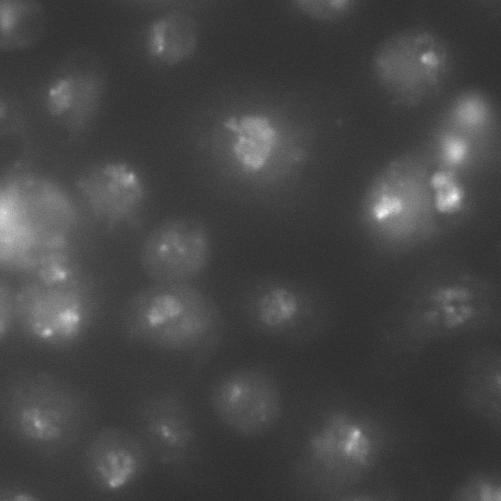
%> input picture IPI/codigo segmentação/codigo/im3.jpg, 501 x 501 px
$ octave ex4_watershed.m   (GNU Octave 9; MATLAB toolbox functions it lacks are replaced by stand-ins)
%> lines starting %> are read from the running program, lines starting %| are printed output that depends on the picture; in (x1, y1, x2, y2) boxes, pixels count from 0 and x2, y2 are one past the last pixel; in counts of white or black regions, pixels touching at a corner belong together; the program's own positions count from 1
### IPI/codigo segmentação/codigo/imoverlay.m
function out = imoverlay(in, mask, color)
%IMOVERLAY Create a mask-based image overlay.
%   OUT = IMOVERLAY(IN, MASK, COLOR) takes an input image, IN, and a binary
%   image, MASK, and produces an output image whose pixels in the MASK
%   locations have the specified COLOR.
%
%   IN should be a grayscale or an RGB image of class uint8, uint16, int16,
%   logical, double, or single.  If IN is double or single, it should be in
%   the range [0, 1].  If it is not in that range, you might want to use
%   mat2gray to scale it into that range.
%
%   MASK should be a two-dimensional logical matrix.
%
%   COLOR should be a 1-by-3 vector of values in the range [0, 1].  [0 0 0]
%   is black, and [1 1 1] is white.
%
%   OUT is a uint8 RGB image.
%
%   Examples
%   --------
%   Overlay edge detection result in green over the original image.
%
%       I = imread('cameraman.tif');
%       bw = edge(I, 'canny');
%       rgb = imoverlay(I, bw, [0 1 0]);
%       imshow(rgb)
%
%   Treating the output of peaks as an image, overlay the values greater than
%   7 in red.  The output of peaks is not in the usual grayscale image range
%   of [0, 1], so use mat2gray to scale it.
%
%       I = peaks;
%       mask = I > 7;
%       rgb = imoverlay(mat2gray(I), mask, [1 0 0]);
%       imshow(rgb, 'InitialMagnification', 'fit')

%   Steven L. Eddins, The MathWorks, Inc.
%   $Revision: 1.2 $  $Date: 2007/08/15 13:18:08 $

% If the user doesn't specify the color, use white.
DEFAULT_COLOR = [1 1 1];
if nargin < 3
    color = DEFAULT_COLOR;
end

% Make the uint8 the working data class.  The output is also uint8.
in_uint8 = im2uint8(in);
color_uint8 = im2uint8(color);

% Initialize the red, green, and blue output channels.
if ndims(in_uint8) == 2
    % Input is grayscale.  Initialize all output channels the same.
    out_red   = in_uint8;
    out_green = in_uint8;
    out_blue  = in_uint8;
else
    % Input is RGB truecolor.
    out_red   = in_uint8(:,:,1);
    out_green = in_uint8(:,:,2);
    out_blue  = in_uint8(:,:,3);
end

% Replace output channel values in the mask locations with the appropriate
% color value.
out_red(mask)   = color_uint8(1);
out_green(mask) = color_uint8(2);
out_blue(mask)  = color_uint8(3);

% Form an RGB truecolor image by concatenating the channel matrices along
% the third dimension.
out = cat(3, out_red, out_green, out_blue);

### IPI/codigo segmentação/codigo/ex4_watershed.m
I = imread('im3.jpg');
%> I is the input picture: size 501x501 uint8; min 42, max 247, mean 69.4
imshow(I);
title('original');
pause;

I_eq = adapthisteq(I);
figure;
imshow(I_eq);
title('adaptar histograma');
pause;

%binarizar por limiar
bw = im2bw(I_eq, graythresh(I_eq));
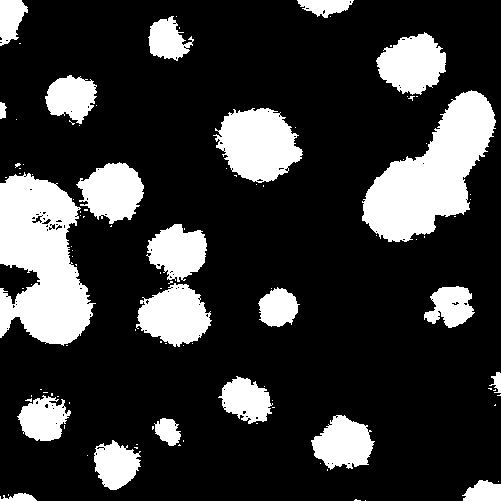
%> bw: size 501x501 logical; 21.1% white; 104 white regions (82 under 20 px), largest, box (x1, y1, x2, y2) and area: (0, 172, 96, 346) 11023, (362, 90, 496, 242) 10154, (213, 108, 303, 183) 4571
figure;
imshow(bw);
title('binarizar por limiar');
pause;

%limpar a imagem, e achar os perimetros (seria um segmenta玢o possivel)
bw2 = imfill(bw,'holes');
%> bw2: size 501x501 logical; 21.3% white; 104 white regions (82 under 20 px), largest, box (x1, y1, x2, y2) and area: (0, 172, 96, 346) 11170, (362, 90, 496, 242) 10159, (213, 108, 303, 183) 4607
bw3 = imopen(bw2, ones(5,5));
%> bw3: size 501x501 logical; 20.5% white; 23 white regions (1 under 20 px), largest, box (x1, y1, x2, y2) and area: (0, 176, 92, 344) 10990, (362, 91, 495, 242) 10024, (218, 109, 302, 182) 4457
bw4 = bwareaopen(bw3, 40);
bw4_perim = bwperim(bw4);
%> bw4_perim: size 501x501 logical; 1.5% white in thin lines or dots
overlay1 = imoverlay(I_eq, bw4_perim, [.3 1 .3]);
%> in imoverlay, `out_red(mask)   = color_uint8(1);`: out_red: size 501x501 uint8; min 0, max 255, mean 50.2
%> in imoverlay, `out_green(mask) = color_uint8(2);`: out_green: size 501x501 uint8; min 0, max 255, mean 53
figure;
imshow(overlay1);
title('limpar e achar perimetros');
pause;


%identificar os pixels de maior intensidade
mask_em = imextendedmax(I_eq, 30);
%> mask_em: size 501x501 logical; 1.8% white; 32 white regions, largest, box (x1, y1, x2, y2) and area: (39, 186, 70, 214) 447, (460, 104, 481, 124) 296, (149, 300, 179, 324) 290
figure;
imshow(mask_em);
title('pix maior intensidade');
pause;

%limpar e mostrar o resultado
mask_em = imclose(mask_em, ones(5,5));
%> mask_em: size 501x501 logical; 1.9% white; 32 white regions, largest, box (x1, y1, x2, y2) and area: (39, 186, 70, 214) 466, (149, 300, 179, 324) 308, (460, 104, 481, 124) 302
mask_em = imfill(mask_em, 'holes');
mask_em = bwareaopen(mask_em, 40);
overlay2 = imoverlay(I_eq, bw4_perim | mask_em, [.3 1 .3]);
%> call 2 of imoverlay, with color = [0.3 1 0.3]
%> in imoverlay (call 2), `out_red(mask)   = color_uint8(1);`:
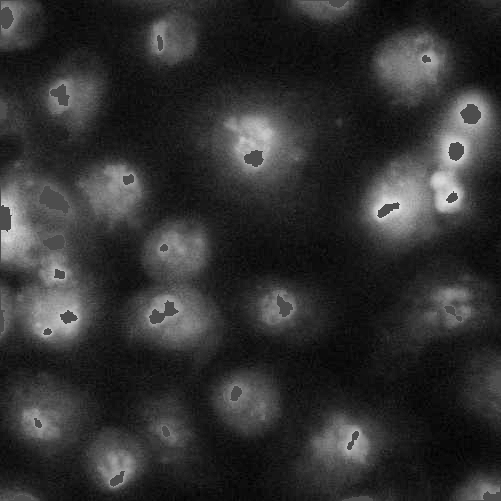
%> out_red: size 501x501 uint8; min 0, max 224, mean 48.7
%> in imoverlay (call 2), `out_green(mask) = color_uint8(2);`:
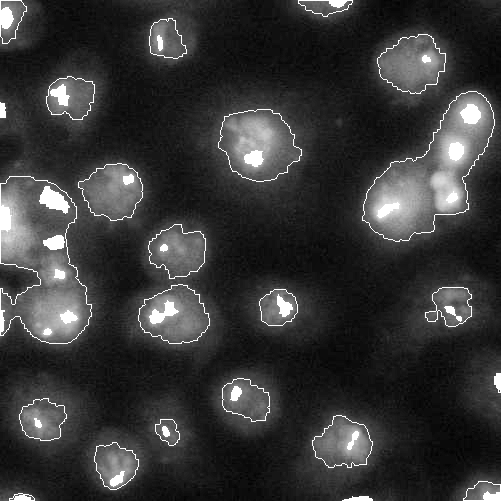
%> out_green: size 501x501 uint8; min 0, max 255, mean 54.6
figure;
imshow(overlay2);
title('limpar maiores intensidades');
pause;

%fazer o compelemento (watershed precisa que os pontos sejam minimos nao
%maximos)
I_eq_c = imcomplement(I_eq);
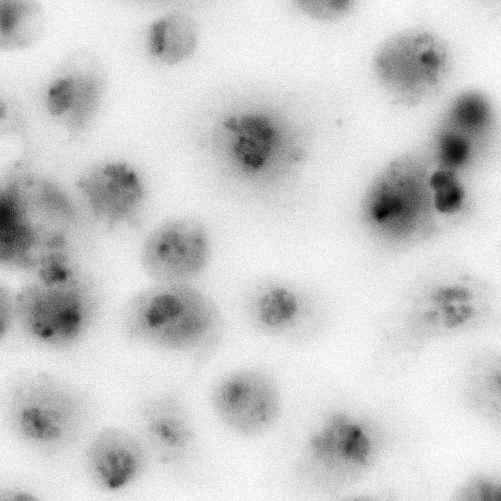
%> I_eq_c: size 501x501 uint8; min 0, max 255, mean 204.6


%for鏰r com que os pontos encontrados sejam os minimos locais
I_mod = imimposemin(I_eq_c, ~bw4 | mask_em);
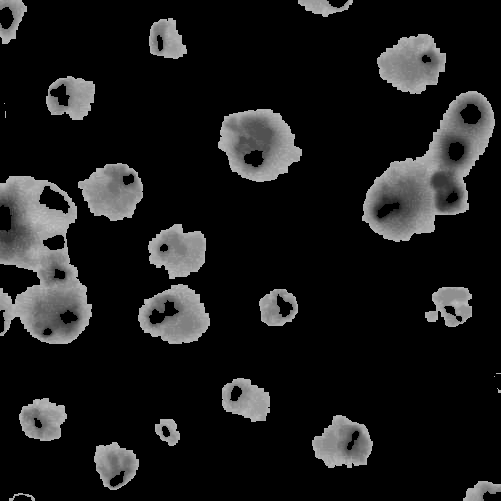
%> I_mod: size 501x501 uint8; min 0, max 197, mean 26.3
figure;
imshow(I_mod);
title('complemento, localizar minimos');
pause;

%fazer a transformada watershed (notar que segmento elementos que na
%segmenta玢o por perimetro est鉶 unidos
L = watershed(I_mod);
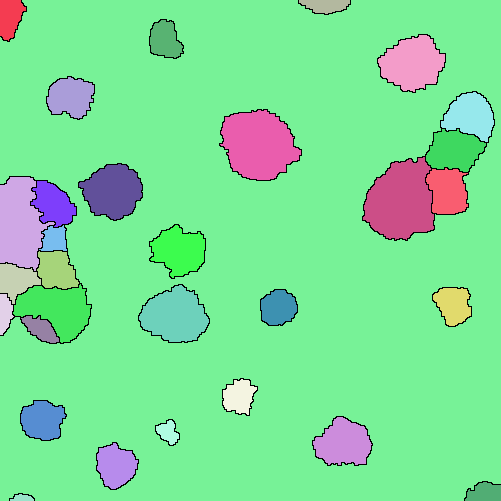
%> L: size 501x501 uint8; 32 distinct labels, from 0 to 31; one colour per label, 0 black
figure;
title('resultado watershed');
imshow(label2rgb(L))
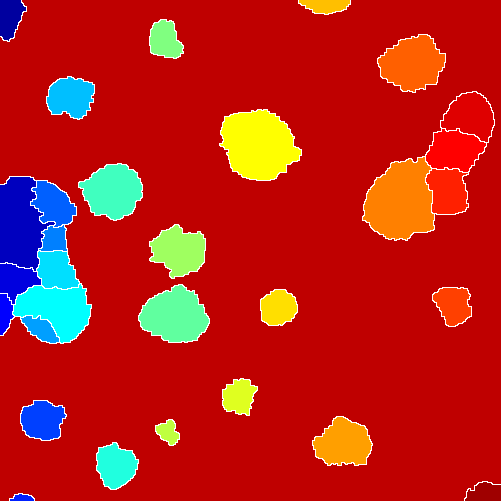
%> displayed picture: size 501x501x3, on the screen's scale of 0 to 255; mean R, G, B 182.6, 31.9, 24.4
